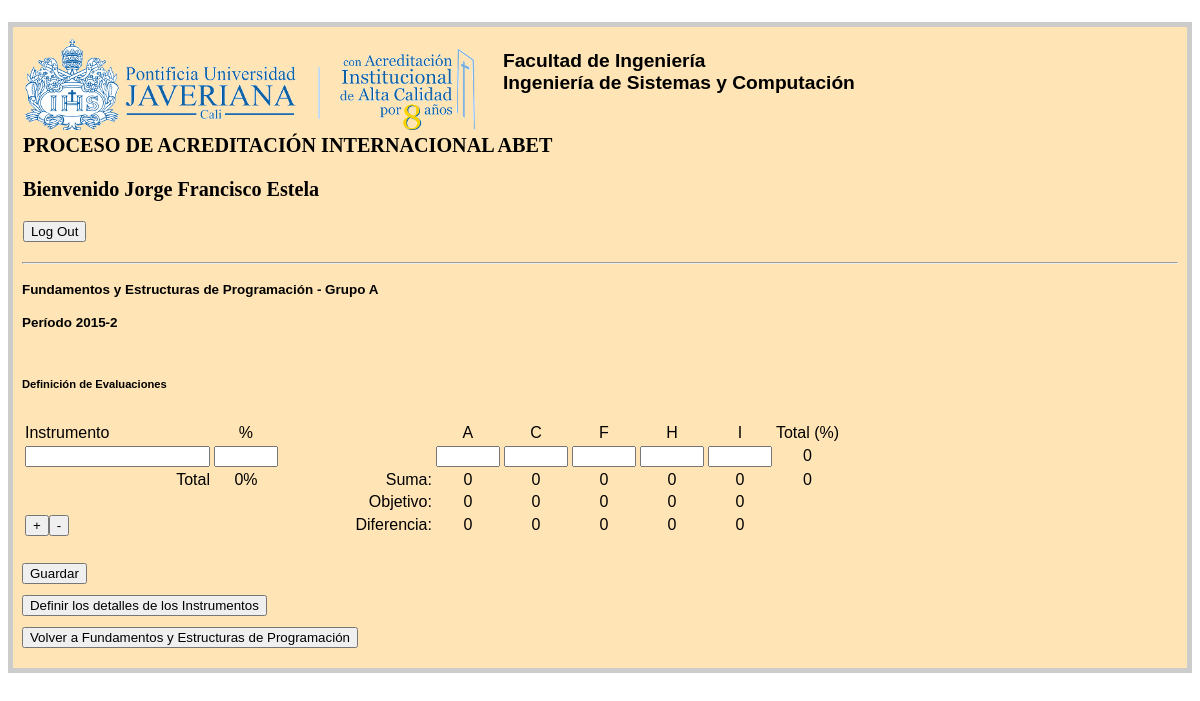
/2015-2/300CIP002/A/defcourse (signed in), run on the app's committed database.
### tables this page shows
CREATE TABLE ACREDITACION_ABET 
(
        -- Ej. 40
	ID_CARRERA INT NOT NULL,
        -- Ej. Ingenier�a de Sistemas y Computaci�n
	NOMBRE_CARRERA TEXT NOT NULL,
        -- Ej. 2014-1
	PERIODO TEXT NOT NULL,
	    -- Ej. 0955
	CODIGO_PERIODO TEXT NOT NULL,
	      -- Ej. 3, 5
	RELEVANCIA INT NOT NULL,


	PRIMARY KEY (ID_CARRERA, PERIODO)
);

CREATE TABLE ASIGNATURA
(
	ID INTEGER PRIMARY KEY AUTOINCREMENT,
        -- C�digo de la Asignatura. Ej. 300CIP001
	CODIGO TEXT NOT NULL,
        -- Ej. A
	GRUPO TEXT NOT NULL,
        -- Ej. INTRODUCCION A LA PROGRAMACION
	NOMBRE CHAR(50) NOT NULL,
        -- Ej. 40
	ID_CARRERA INT NOT NULL,
        -- Ej. 0012941
	ID_PROFESOR INT NOT NULL,
        -- Ej. 2013-2
  PERIODO TEXT NOT NULL,

	FOREIGN KEY (ID_CARRERA, PERIODO)
	REFERENCES ACREDITACION_ABET (ID_CARRERA, PERIODO),
	FOREIGN KEY (ID_PROFESOR)
	REFERENCES PROFESOR (ID),
	UNIQUE (CODIGO, GRUPO, PERIODO)
);

CREATE TABLE FORMULA
(
		-- Ej. A .. K
	RESULTADO_DE_PROGRAMA TEXT NOT NULL,
		-- Id de la Asignatura.
	ASIGNATURA INTEGER NOT NULL,
		-- Ej. 1 , 2, .., 5 (Dependiendo de la carrera)
	PESO INT NOT NULL,

	PRIMARY KEY (RESULTADO_DE_PROGRAMA, ASIGNATURA),
	FOREIGN KEY (ASIGNATURA)
	REFERENCES ASIGNATURA (ID),
	FOREIGN KEY (RESULTADO_DE_PROGRAMA)
	REFERENCES RESULTADO_DE_PROGRAMA (ID)
);

### main.py (the view)
@app.route('/<periodo>/<codigo>/<grupo>/defcourse', methods=['GET', 'POST'])
@login_required
def instrumentos(periodo, codigo, grupo):
    db = get_db()
    cur1 = db.execute(
        "select d.nombre, d.codigo, d.grupo, d.periodo, d.id, d.id_carrera, e.nombre_carrera \
        from asignatura as d, acreditacion_abet as e \
        where d.codigo=? and d.grupo=? and d.periodo=? and d.id_carrera = e.id_carrera",
        [codigo, grupo, periodo])
    detalles = cur1.fetchall()[0]
    cur2 = db.execute(
        "select d.resultado_de_programa, d.peso, e.descripcion \
        from formula as d, resultado_de_programa as e \
        where asignatura=? and d.resultado_de_programa = e.id and e.carrera=?",
        [detalles[4], detalles[5]])
    formula = cur2.fetchall()
    suma = 0
    for i in formula:
        suma = suma + i[1]
    for i in range(len(formula)):
        temp1 = list(formula[i])
        temp1.append(int(formula[i][1] * 1000 / suma))
        formula[i] = tuple(temp1)
    conteo = len(formula)
    cur3 = db.execute(
        'select d.evaluacion, d.porcentaje, e.competencia, e.porcentaje, d.id_evaluacion \
        from instrumento as d, \
        (select * from porcentaje_abet as pa inner join Descripcion_A_K as dsak on pa.Id_COMPETENCIA = dsak.competencia) as e \
        where e.asignatura = d.asignatura and d.id_evaluacion = e.evaluacion and e.nivel = 1 and d.asignatura=?',
        [detalles[4]]
        )
    evaluaciones = []
    for row in cur3.fetchall():
        evaluaciones.append(row)
    cur4 = db.execute("select count(*) from instrumento where asignatura=?", [detalles[4]])
    numevals = cur4.fetchall()
    usuario = session['id_prof'][1] if 'id_prof' in session else session['user']
    power = session['lvl']
    entries = {'detalles': detalles, 'resprog': formula, 'suma': suma, 'numevals': numevals[0][0],
               'evaluaciones': evaluaciones, 'conteo': conteo, 'usuario': usuario, "permisos": power }
    return render_template('defcourse.html', entries=entries)

### main.py (called while the page is built)
def connect_db():
    return sqlite3.connect(app.config['DATABASE'])

def get_db():
    if not hasattr(g, 'sqlite_db'):
        g.sqlite_db = connect_db()
    return g.sqlite_db

def login_required(f):
   @wraps(f)
   def wrap(*args, **kwargs):
       if 'logged_in' in session:
           return f(*args, **kwargs)
       else:
           return redirect(url_for('login'))
   return wrap

### templates/defcourse.html (shortened to what this page needs)
<!doctype html lang="es">
<head>
    <link rel="stylesheet" href="http://code.jquery.com/ui/1.10.4/themes/smoothness/jquery-ui.css">
    <link rel=stylesheet type=text/css href="{{ url_for('static', filename='style.css') }}">
</head>
<body {% if entries.numevals>0 %}onload="inicializacion()"{% endif %}>
<div class=page>
    {% block body %}
    <table>
        <tr>
            <td><img src="../../../static/logo.png"></td>
            <td width="20">&nbsp;</td>
            <td><h4>Facultad de Ingeniería<br>{{entries.detalles[6]}}</h4></td>
        </tr>
    </table>
    <h1>PROCESO DE ACREDITACIÓN INTERNACIONAL ABET<form action="{{ url_for('logout')}}"><p>Bienvenido {{ entries.usuario }} </p>
        <input type=submit value='Log Out'>
        </form></h1>
    <hr>
    <h4>{{ entries.detalles[0] }} - Grupo {{ entries.detalles[2] }}</h4>
    <h4>Período {{ entries.detalles[3] }}</h4>
    <br>
    <h5>Definición de Evaluaciones</h5>
    <br>
    {% if entries.permisos != 2  %}
    <form name="forma" id="forma" action="{{ url_for('guardarPesosInstrumentos', periodo=entries.detalles[3], codigo=entries.detalles[1], grupo=entries.detalles[2]) }}" method=post onkeydown="testForEnter();">
        <table name="tabla" id="tabla" border="0">
            <tr>
                <td>Instrumento</td>
                <td align="center">%</td>
                <td width="50">&nbsp;</td>
                {% for entry in entries.resprog %}
                    <td align="center" title="{{entry[2]}}">{{ entry[0] }}</td>
                {% endfor %}
                <td align="center">Total (%)</td>
            </tr>
            {% if entries.numevals>0 %}
                {% for k in range(1,entries.numevals+1) %}
                    <tr>
                        <td><input type=text name="evaluacion{{k}}" id="evaluacion{{k}}" value='{{ entries.evaluaciones[(k-1)*entries.conteo][0] }}'></td>
                        <td><input type="number" step="1" min="0" max="100" name="porcentaje{{k}}" id="porcentaje{{k}}" onchange="sumarPorcentajes()" size="3" value='{{ entries.evaluaciones[(k-1)*entries.conteo][1] }}'></td>
                        <td width="150">&nbsp;</td>
                        {% for j in range(0,entries.conteo) %}
                            <td><input type="number" step="1" min="0" max="100" name="{{ entries.resprog[j][0] }}{{k}}" id="{{ entries.resprog[j][0] }}{{k}}" onchange="sumarCeldas()" size="3" value='{{ entries.evaluaciones[((k-1)*entries.conteo)+j][3] }}'></td>
                        {% endfor %}
                        <td align="center"><div id="fila{{k}}">0</div></td>
                    </tr>
                {% endfor %}
            {% else %}
                <tr>
                    <td><input type=text name="evaluacion1" id="evaluacion1"></td>
                    <td><input type="number" step="1" min="0" max="100" name="porcentaje1" id="porcentaje1" onchange="sumarPorcentajes()" size="3"></td>
                    <td width="150">&nbsp;</td>
                    {% for j in range(0,entries.conteo) %}
                        <td><input type="number" step="1" min="0" max="100" name="{{ entries.resprog[j][0] }}1" id="{{ entries.resprog[j][0] }}1" onchange="sumarCeldas()" size="3"></td>
                    {% endfor %}
                    <td align="center"><div id="fila1">0</div></td>
                </tr>
            {% endif %}
            <tr>
                <td align="right">Total</td>
                <td align="center"><div id="porcentajetotal">0%</div></td>
                <td align="right">Suma:</td>
                {% for entry in entries.resprog %}
                    <td align="center"><div id="suma{{ entry[0] }}">0</div></td>
                {% endfor %}
                <td align="center"><div id="totalsuma">0</div></td>
            </tr>
            <tr>
                <td align="right"></td>
                <td align="center"></td>
                <td align="right">Objetivo:</td>
                {% for entry in entries.resprog %}
                    <td align="center"><div id="objetivo{{ entry[0] }}">0</div></td>
                {% endfor %}
            </tr>
            <tr>
                <td align="left">  <input type="button" id="botonadd" value="+"><input type="button" id="botondel" value="-"></td>
                <td align="center"></td>
                <td align="right">Diferencia:</td>
                {% for entry in entries.resprog %}
                    <td align="center"><div id="diferencia{{ entry[0] }}">0</div></td>
                {% endfor %}
            </tr>
        </table>
        <br>
        <br>
        <input type=submit value='Guardar' onclick="verificacion()">
    </form>
    {% endif %}
    <form name="botonseguir" action="{{ url_for('indicadores', periodo=entries.detalles[3], codigo=entries.detalles[1], grupo=entries.detalles[2])}}">
        <input type=submit value='Definir los detalles de los Instrumentos'>
    </form>
    <form name="botonvolver" action="{{ url_for('asignatura', periodo=entries.detalles[3], codigo=entries.detalles[1], grupo=entries.detalles[2])}}">
        <input type=submit value='Volver a {{entries.detalles[0]}}'>
    </form>
    {% endblock %}
</div>
</body>

### static/style.css (style rules this page uses)
body { font-family: sans-serif; }
a, h1, h2 { color: #377ba8; }
h1, h2 { color: black; }
h1, h2, h3 { font-family: 'Georgia', serif; margin: 1; }
h1 { font-size: 1.8em; }
h4 { font-size: 1.2em; }
h5 { font-size: 1em; }
.page { margin: 2em auto; width: 50em auto; height: 50em auto; border: 5px solid #ccc; padding: 0.8em; background: rgb(255,228,181); }

### data on the page
ACREDITACION_ABET: NOMBRE_CARRERA "Ingeniería de Sistemas y Computación"
ASIGNATURA: NOMBRE "Fundamentos y Estructuras de Programación", GRUPO "A", PERIODO "2015-2", NOMBRE "Volver a Fundamentos y Estructuras de Programación"
FORMULA: RESULTADO_DE_PROGRAMA "A"
FORMULA: RESULTADO_DE_PROGRAMA "C"
FORMULA: RESULTADO_DE_PROGRAMA "F"
FORMULA: RESULTADO_DE_PROGRAMA "H"
FORMULA: RESULTADO_DE_PROGRAMA "I"

### other printed values
{{ entries.usuario }} "Jorge Francisco Estela"
